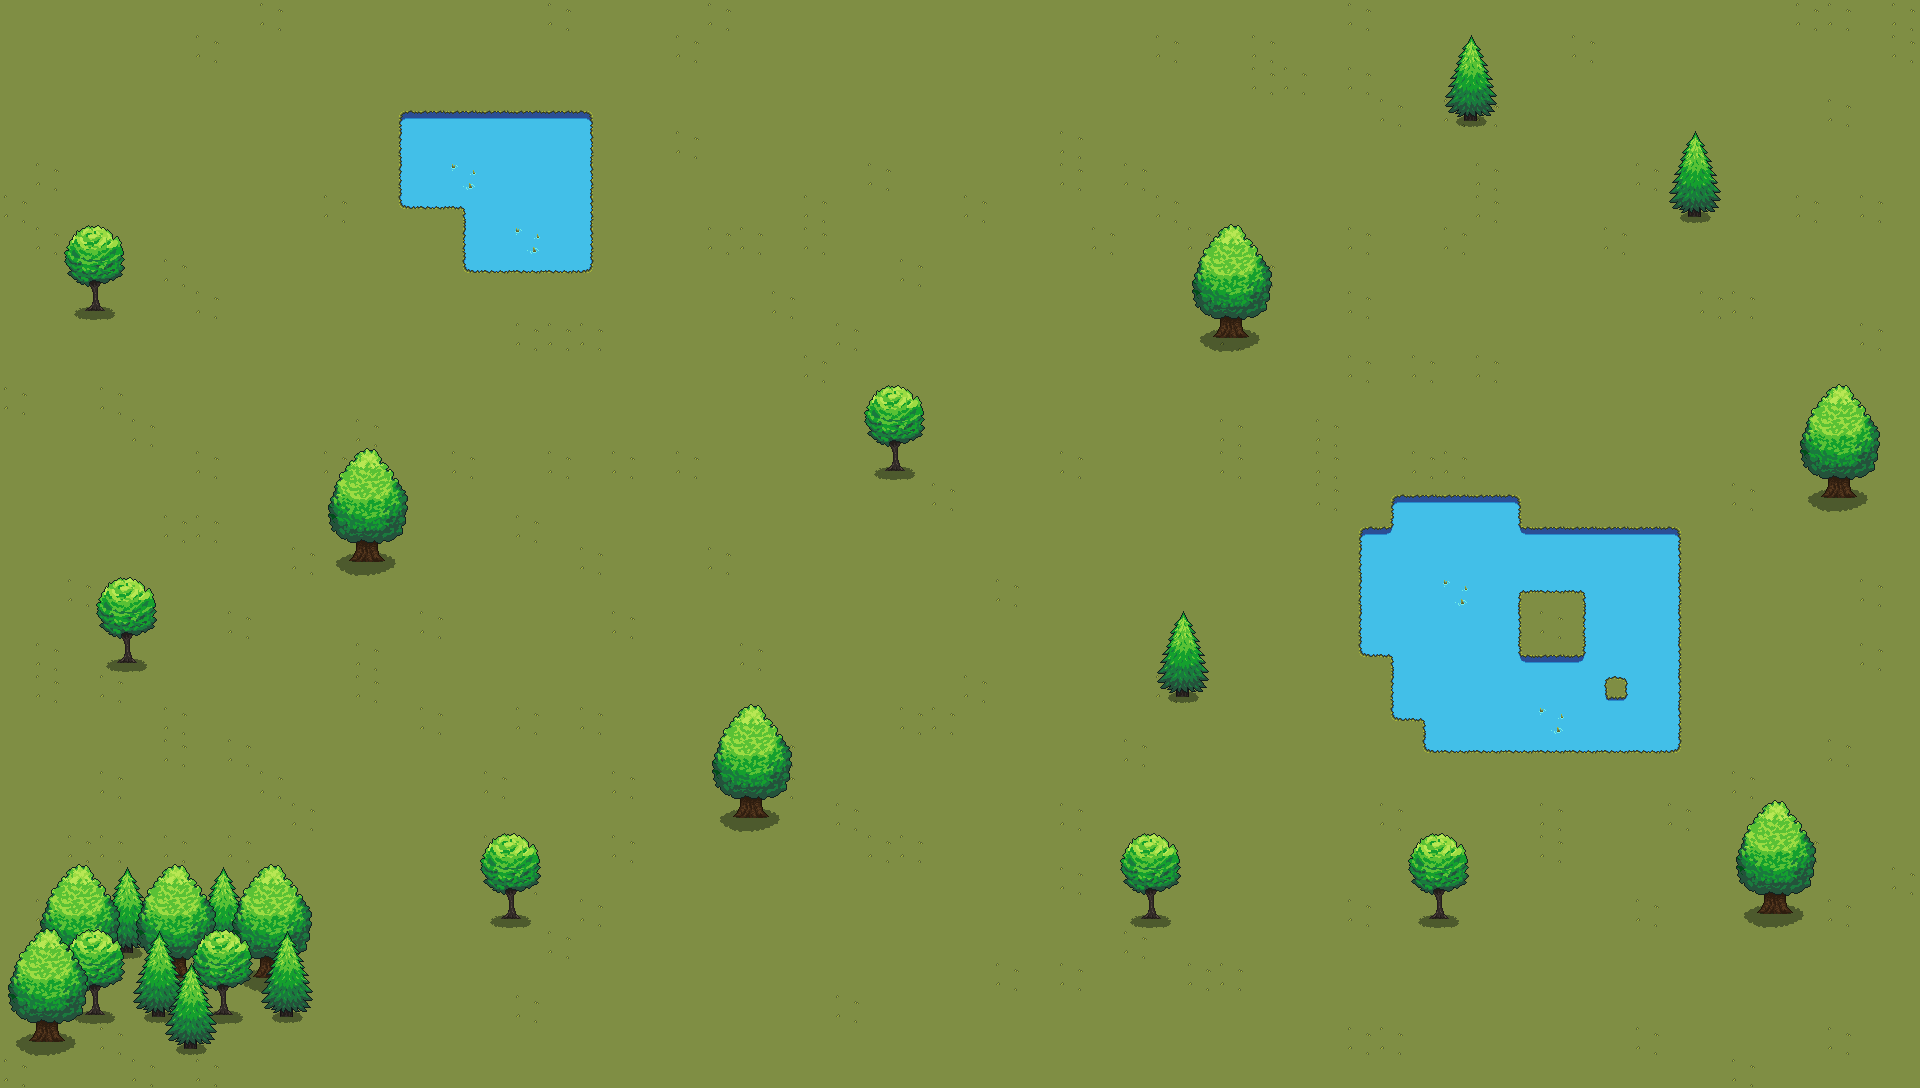

This is a level from a 2D game, rendered from its Tiled map with the project's own tilesets. A one-line summary and the map file follow, with tile-layer data summarised:
An orthogonal 60x34 tile map with 32x32 px tiles, 7 tile layers (Terrain, Water, Trees 1, Trees 2, ...), 5 hidden layers not drawn, 4 tilesets.

<map version="1.10" tiledversion="1.11.0" orientation="orthogonal" renderorder="right-down" width="60" height="34" tilewidth="32" tileheight="32" infinite="0" nextlayerid="21" nextobjectid="4">
 <tileset firstgid="1" name="Terrain" tilewidth="32" tileheight="32" tilecount="1024" columns="32">
  <image source="terrain_tileset.png" width="1024" height="1024" />
  <tile id="33" probability="0.05" />
  <tile id="39" probability="0.1" />
  <wangsets>
   <wangset name="Unnamed Set" type="corner" tile="-1">
    <wangcolor name="Dirt" color="#ff0000" tile="-1" probability="1" />
    <wangcolor name="Grass" color="#00ff00" tile="-1" probability="1" />
    <wangtile tileid="0" wangid="0,0,0,2,0,0,0,0" />
    <wangtile tileid="1" wangid="0,0,0,2,0,2,0,0" />
    <wangtile tileid="2" wangid="0,0,0,0,0,2,0,0" />
    <wangtile tileid="3" wangid="0,0,0,1,0,0,0,0" />
    <wangtile tileid="4" wangid="0,0,0,1,0,1,0,0" />
    <wangtile tileid="5" wangid="0,0,0,0,0,1,0,0" />
    <wangtile tileid="32" wangid="0,2,0,2,0,0,0,0" />
    <wangtile tileid="33" wangid="0,2,0,2,0,2,0,2" />
    <wangtile tileid="34" wangid="0,0,0,0,0,2,0,2" />
    <wangtile tileid="35" wangid="0,1,0,1,0,0,0,0" />
    <wangtile tileid="36" wangid="0,1,0,1,0,1,0,1" />
    <wangtile tileid="37" wangid="0,0,0,0,0,1,0,1" />
    <wangtile tileid="51" wangid="0,2,0,2,0,2,0,2" />
    <wangtile tileid="64" wangid="0,2,0,0,0,0,0,0" />
    <wangtile tileid="65" wangid="0,2,0,0,0,0,0,2" />
    <wangtile tileid="66" wangid="0,0,0,0,0,0,0,2" />
    <wangtile tileid="67" wangid="0,1,0,0,0,0,0,0" />
    <wangtile tileid="68" wangid="0,1,0,0,0,0,0,1" />
    <wangtile tileid="69" wangid="0,0,0,0,0,0,0,1" />
   </wangset>
  </wangsets>
 </tileset>
 <tileset firstgid="1025" name="Trees" tilewidth="32" tileheight="32" tilecount="256" columns="16">
  <image source="tree_tileset.png" width="512" height="512" />
 </tileset>
 <tileset firstgid="1281" name="Buildings" tilewidth="32" tileheight="32" tilecount="1024" columns="32">
  <image source="building_tileset.png" width="1024" height="1024" />
 </tileset>
 <tileset firstgid="2305" source="Buildings (1).tsx" />
 <layer id="1" name="Terrain" width="60" height="34">
  <data>[2040 cells, 1913 non-empty, 2 distinct tile ids]</data>
 </layer>
 <layer id="16" name="Water" width="60" height="34">
  <data>[2040 cells, 127 non-empty, 20 distinct tile ids]</data>
 </layer>
 <layer id="2" name="Trees 1" width="60" height="34">
  <data>[2040 cells, 126 non-empty, 24 distinct tile ids]</data>
 </layer>
 <layer id="10" name="Trees 2" width="60" height="34">
  <data>[2040 cells, 36 non-empty, 12 distinct tile ids]</data>
 </layer>
 <layer id="11" name="Trees 3" width="60" height="34">
  <data>[2040 cells, 18 non-empty, 12 distinct tile ids]</data>
 </layer>
 <layer id="12" name="Trees 4" width="60" height="34">
  <data>[2040 cells, 24 non-empty, 18 distinct tile ids]</data>
 </layer>
 <layer id="13" name="Buildings" width="60" height="34">
  <data>[2040 cells, 0 non-empty, 0 distinct tile ids]</data>
 </layer>
 <layer id="15" name="Prefab: Accommodation" width="60" height="34" visible="0">
  <data>[2040 cells, 12 non-empty, 12 distinct tile ids]</data>
 </layer>
 <layer id="17" name="Prefab: Canteen" width="60" height="34" visible="0">
  <data>[2040 cells, 12 non-empty, 12 distinct tile ids]</data>
 </layer>
 <layer id="19" name="Prefab: Study" width="60" height="34" visible="0">
  <data>[2040 cells, 12 non-empty, 12 distinct tile ids]</data>
 </layer>
 <layer id="18" name="Prefab: Recreation" width="60" height="34" visible="0">
  <data>[2040 cells, 35 non-empty, 35 distinct tile ids]</data>
 </layer>
 <layer id="20" name="Prefab: Recreation2" width="60" height="34" visible="0">
  <data>[2040 cells, 12 non-empty, 12 distinct tile ids]</data>
 </layer>
</map>
